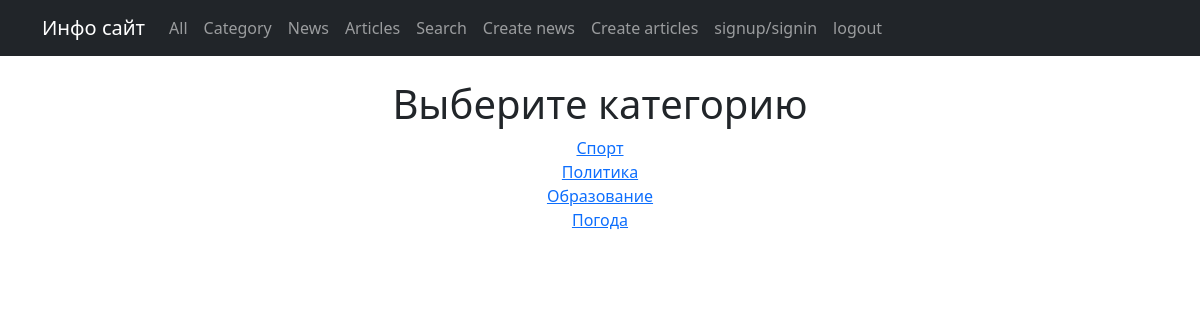
The app's page /posts/categories/ with its own data.
### posts/models.py (models this page shows, shortened)
class Category(models.Model):
    sport = 'SP'
    politics = 'PO'
    education = 'ED'
    weather = 'WE'
    CATEGORY_TYPES = [
        (sport, 'Спорт'),
        (politics, 'Политика'),
        (education, 'Образование'),
        (weather, 'Погода'),
    ]
    category_name = models.CharField(max_length=2, choices=CATEGORY_TYPES, default=sport, unique=True)
    subscribers = models.ManyToManyField(User, through='CategorySubscriber')

### posts/views.py (the view)
# urls.py: path('categories/', CategoriesList.as_view(), name='categories'),
class CategoriesList(ListView):
    model = Category
    queryset = Category.objects.all()
    template_name = 'categories.html'
    context_object_name = 'categories'

### templates/categories.html (shortened to what this page needs)
{% extends 'flatpages/default.html' %}
{% block content %}
<br><h1>Выберите категорию</h1>
{% for category in categories %}
    <a href="/posts/categories/{{ category.id }}">{{ category.get_category_name_display }}</a><br>
{% endfor %}
{% endblock content %}

### records on screen
Category: category_name "Спорт"
Category: category_name "Политика"
Category: category_name "Образование"
Category: category_name "Погода"
